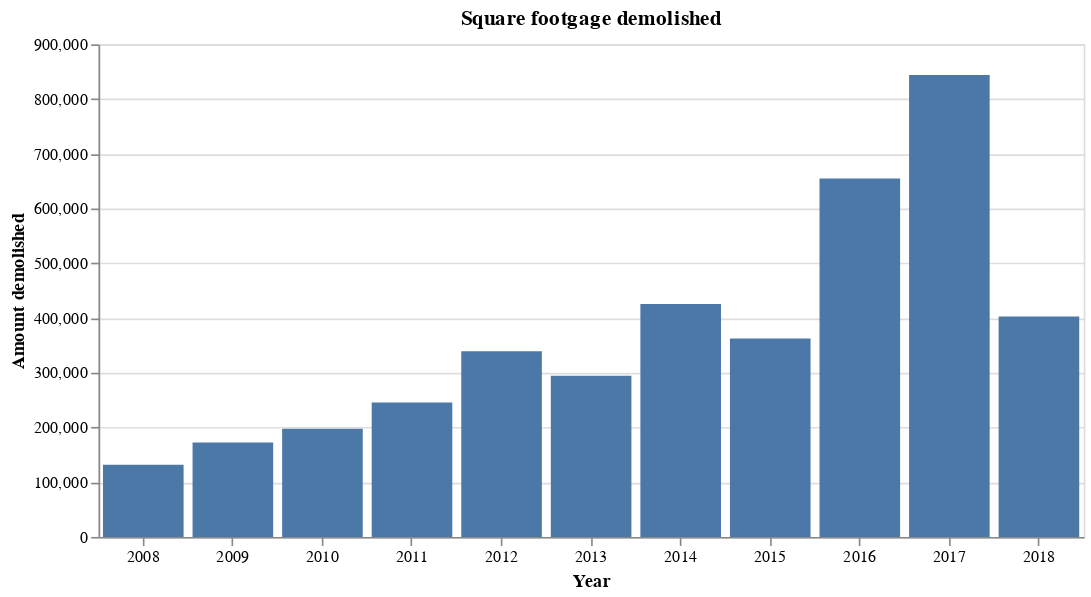

Notebook code for this chart:
### Code cell
alt.Chart(demos_spft.reset_index(), title="Square footgage demolished").mark_bar().encode(
    x=alt.X("Year:O", axis=alt.Axis(title="Year", labelAngle=0)),
    y=alt.Y("SqFt:Q", axis=alt.Axis(title="Amount demolished")),
).properties(width=600)

### Figure 1 — Vega-Lite specification as saved in the notebook (floating-point values rounded to 4 significant figures)
{"$schema": "https://vega.github.io/schema/vega-lite/v2.4.1.json", "config": {"view": {"height": 300, "width": 400}}, "data": {"values": [{"SqFt": 131987, "Year": "2008", "index": 0}, {"SqFt": 172399, "Year": "2009", "index": 1}, {"SqFt": 197725, "Year": "2010", "index": 2}, {"SqFt": 245702, "Year": "2011", "index": 3}, {"SqFt": 339043, "Year": "2012", "index": 4}, {"SqFt": 294329, "Year": "2013", "index": 5}, {"SqFt": 425708, "Year": "2014", "index": 6}, {"SqFt": 362767, "Year": "2015", "index": 7}, {"SqFt": 654906, "Year": "2016", "index": 8}, {"SqFt": 843899, "Year": "2017", "index": 9}, {"SqFt": 402593, "Year": "2018", "index": 10}]}, "encoding": {"x": {"axis": {"labelAngle": 0, "title": "Year"}, "field": "Year", "type": "ordinal"}, "y": {"axis": {"title": "Amount demolished"}, "field": "SqFt", "type": "quantitative"}}, "mark": "bar", "title": "Square footgage demolished", "width": 600}
